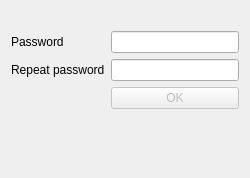
<?xml version="1.0" encoding="UTF-8"?>
<ui version="4.0">
 <class>MasterPasswordDialog</class>
 <widget class="QDialog" name="MasterPasswordDialog">
  <property name="geometry">
   <rect>
    <x>0</x>
    <y>0</y>
    <width>250</width>
    <height>178</height>
   </rect>
  </property>
  <property name="focusPolicy">
   <enum>Qt::StrongFocus</enum>
  </property>
  <property name="windowTitle">
   <string>Enter master password</string>
  </property>
  <property name="modal">
   <bool>true</bool>
  </property>
  <layout class="QGridLayout" name="gridLayout">
   <item row="1" column="0">
    <layout class="QFormLayout" name="formLayout">
     <property name="fieldGrowthPolicy">
      <enum>QFormLayout::AllNonFixedFieldsGrow</enum>
     </property>
     <item row="0" column="0">
      <widget class="QLabel" name="passwordLabel">
       <property name="text">
        <string>Password</string>
       </property>
      </widget>
     </item>
     <item row="0" column="1">
      <widget class="QLineEdit" name="passwordLineEdit">
       <property name="echoMode">
        <enum>QLineEdit::Password</enum>
       </property>
      </widget>
     </item>
     <item row="3" column="1">
      <widget class="QPushButton" name="okPushButton">
       <property name="enabled">
        <bool>false</bool>
       </property>
       <property name="text">
        <string>OK</string>
       </property>
      </widget>
     </item>
     <item row="5" column="1">
      <spacer name="verticalSpacer">
       <property name="orientation">
        <enum>Qt::Vertical</enum>
       </property>
       <property name="sizeHint" stdset="0">
        <size>
         <width>20</width>
         <height>40</height>
        </size>
       </property>
      </spacer>
     </item>
     <item row="1" column="1">
      <widget class="QLineEdit" name="repeatPasswordLineEdit">
       <property name="echoMode">
        <enum>QLineEdit::Password</enum>
       </property>
      </widget>
     </item>
     <item row="1" column="0">
      <widget class="QLabel" name="repeatPasswordLabel">
       <property name="text">
        <string>Repeat password</string>
       </property>
      </widget>
     </item>
     <item row="4" column="1">
      <widget class="QLabel" name="strengthLabel">
       <property name="minimumSize">
        <size>
         <width>0</width>
         <height>24</height>
        </size>
       </property>
       <property name="text">
        <string/>
       </property>
       <property name="alignment">
        <set>Qt::AlignCenter</set>
       </property>
       <property name="margin">
        <number>5</number>
       </property>
      </widget>
     </item>
    </layout>
   </item>
   <item row="0" column="0">
    <widget class="QLabel" name="infoLabel">
     <property name="text">
      <string/>
     </property>
    </widget>
   </item>
  </layout>
 </widget>
 <tabstops>
  <tabstop>passwordLineEdit</tabstop>
  <tabstop>okPushButton</tabstop>
 </tabstops>
 <resources/>
 <connections/>
</ui>
